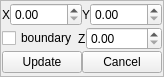
<?xml version="1.0" encoding="UTF-8"?>
<ui version="4.0">
 <class>PointFrame</class>
 <widget class="QFrame" name="PointFrame">
  <property name="geometry">
   <rect>
    <x>0</x>
    <y>0</y>
    <width>162</width>
    <height>77</height>
   </rect>
  </property>
  <property name="windowTitle">
   <string>Frame</string>
  </property>
  <property name="autoFillBackground">
   <bool>true</bool>
  </property>
  <property name="frameShape">
   <enum>QFrame::StyledPanel</enum>
  </property>
  <property name="frameShadow">
   <enum>QFrame::Raised</enum>
  </property>
  <layout class="QVBoxLayout" name="verticalLayout">
   <property name="spacing">
    <number>0</number>
   </property>
   <property name="leftMargin">
    <number>1</number>
   </property>
   <property name="topMargin">
    <number>1</number>
   </property>
   <property name="rightMargin">
    <number>1</number>
   </property>
   <property name="bottomMargin">
    <number>1</number>
   </property>
   <item>
    <layout class="QHBoxLayout" name="horizontalLayout_3" stretch="0,1,0,1">
     <item>
      <widget class="QLabel" name="xLabel">
       <property name="text">
        <string>X</string>
       </property>
      </widget>
     </item>
     <item>
      <widget class="QDoubleSpinBox" name="xBox"/>
     </item>
     <item>
      <widget class="QLabel" name="yLabel">
       <property name="text">
        <string>Y</string>
       </property>
      </widget>
     </item>
     <item>
      <widget class="QDoubleSpinBox" name="yBox"/>
     </item>
    </layout>
   </item>
   <item>
    <layout class="QHBoxLayout" name="horizontalLayout_2" stretch="0,0,1">
     <item>
      <widget class="QCheckBox" name="boundaryBox">
       <property name="text">
        <string>boundary</string>
       </property>
      </widget>
     </item>
     <item>
      <widget class="QLabel" name="valueLabel">
       <property name="text">
        <string>Z</string>
       </property>
      </widget>
     </item>
     <item>
      <widget class="QDoubleSpinBox" name="valueBox"/>
     </item>
    </layout>
   </item>
   <item>
    <layout class="QHBoxLayout" name="horizontalLayout">
     <item>
      <widget class="QPushButton" name="buttonUpdate">
       <property name="text">
        <string>Update</string>
       </property>
      </widget>
     </item>
     <item>
      <widget class="QPushButton" name="buttonCancel">
       <property name="text">
        <string>Cancel</string>
       </property>
      </widget>
     </item>
    </layout>
   </item>
  </layout>
 </widget>
 <resources/>
 <connections/>
</ui>
